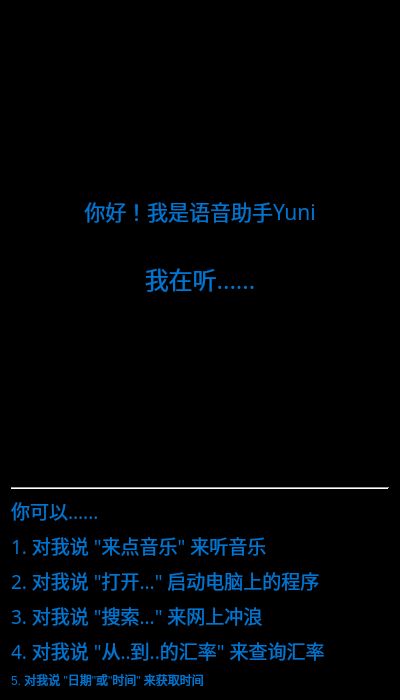
<?xml version="1.0" encoding="UTF-8"?>
<ui version="4.0">
 <class>Dialog</class>
 <widget class="QDialog" name="Dialog">
  <property name="geometry">
   <rect>
    <x>0</x>
    <y>0</y>
    <width>400</width>
    <height>700</height>
   </rect>
  </property>
  <property name="contextMenuPolicy">
   <enum>Qt::NoContextMenu</enum>
  </property>
  <property name="windowTitle">
   <string>Yuni Voice Assistant</string>
  </property>
  <property name="windowIcon">
   <iconset>
    <normaloff>assets/siri.png</normaloff>assets/siri.png</iconset>
  </property>
  <property name="styleSheet">
   <string notr="true">QDialog{
background-color:black;
}
QLabel{
color: rgb(0, 117, 210);
font: 14pt &quot;华文宋体&quot;;
}</string>
  </property>
  <layout class="QVBoxLayout" name="verticalLayout">
   <item>
    <spacer name="verticalSpacer_4">
     <property name="orientation">
      <enum>Qt::Vertical</enum>
     </property>
     <property name="sizeHint" stdset="0">
      <size>
       <width>20</width>
       <height>40</height>
      </size>
     </property>
    </spacer>
   </item>
   <item>
    <widget class="QLabel" name="header">
     <property name="font">
      <font>
       <family>华文宋体</family>
       <pointsize>16</pointsize>
       <weight>50</weight>
       <italic>false</italic>
       <bold>false</bold>
      </font>
     </property>
     <property name="styleSheet">
      <string notr="true">QLabel{
font: 16pt &quot;华文宋体&quot;;
}</string>
     </property>
     <property name="text">
      <string>你好！我是语音助手Yuni</string>
     </property>
     <property name="alignment">
      <set>Qt::AlignCenter</set>
     </property>
     <property name="wordWrap">
      <bool>true</bool>
     </property>
    </widget>
   </item>
   <item>
    <layout class="QHBoxLayout" name="horizontalLayout">
     <item>
      <spacer name="horizontalSpacer">
       <property name="orientation">
        <enum>Qt::Horizontal</enum>
       </property>
       <property name="sizeHint" stdset="0">
        <size>
         <width>40</width>
         <height>20</height>
        </size>
       </property>
      </spacer>
     </item>
     <item>
      <widget class="QPushButton" name="voiceFig">
       <property name="icon">
        <iconset>
         <normaloff>assets/voice.gif</normaloff>assets/voice.gif</iconset>
       </property>
       <property name="iconSize">
        <size>
         <width>267</width>
         <height>191</height>
        </size>
       </property>
       <property name="flat">
        <bool>true</bool>
       </property>
      </widget>
     </item>
     <item>
      <spacer name="horizontalSpacer_2">
       <property name="orientation">
        <enum>Qt::Horizontal</enum>
       </property>
       <property name="sizeHint" stdset="0">
        <size>
         <width>40</width>
         <height>20</height>
        </size>
       </property>
      </spacer>
     </item>
    </layout>
   </item>
   <item>
    <widget class="QLabel" name="status">
     <property name="font">
      <font>
       <family>华文宋体</family>
       <pointsize>18</pointsize>
       <weight>50</weight>
       <italic>false</italic>
       <bold>false</bold>
      </font>
     </property>
     <property name="styleSheet">
      <string notr="true">QLabel{
font: 18pt &quot;华文宋体&quot;;
}</string>
     </property>
     <property name="text">
      <string>我在听......</string>
     </property>
     <property name="alignment">
      <set>Qt::AlignCenter</set>
     </property>
    </widget>
   </item>
   <item>
    <spacer name="verticalSpacer">
     <property name="orientation">
      <enum>Qt::Vertical</enum>
     </property>
     <property name="sizeHint" stdset="0">
      <size>
       <width>20</width>
       <height>40</height>
      </size>
     </property>
    </spacer>
   </item>
   <item>
    <widget class="Line" name="line">
     <property name="styleSheet">
      <string notr="true">Line {
color: rgb(171, 171, 171)
}</string>
     </property>
     <property name="orientation">
      <enum>Qt::Horizontal</enum>
     </property>
    </widget>
   </item>
   <item>
    <layout class="QVBoxLayout" name="help">
     <item>
      <widget class="QLabel" name="label_3">
       <property name="font">
        <font>
         <family>华文宋体</family>
         <pointsize>14</pointsize>
         <weight>50</weight>
         <italic>false</italic>
         <bold>false</bold>
        </font>
       </property>
       <property name="text">
        <string>你可以......</string>
       </property>
       <property name="wordWrap">
        <bool>true</bool>
       </property>
      </widget>
     </item>
     <item>
      <widget class="QLabel" name="label">
       <property name="font">
        <font>
         <family>华文宋体</family>
         <pointsize>14</pointsize>
         <weight>50</weight>
         <italic>false</italic>
         <bold>false</bold>
        </font>
       </property>
       <property name="text">
        <string>1. 对我说 &quot;来点音乐&quot; 来听音乐</string>
       </property>
       <property name="wordWrap">
        <bool>true</bool>
       </property>
      </widget>
     </item>
     <item>
      <widget class="QLabel" name="label_2">
       <property name="font">
        <font>
         <family>华文宋体</family>
         <pointsize>14</pointsize>
         <weight>50</weight>
         <italic>false</italic>
         <bold>false</bold>
        </font>
       </property>
       <property name="text">
        <string>2. 对我说 &quot;打开...&quot; 启动电脑上的程序</string>
       </property>
       <property name="wordWrap">
        <bool>true</bool>
       </property>
      </widget>
     </item>
     <item>
      <widget class="QLabel" name="label_5">
       <property name="font">
        <font>
         <family>华文宋体</family>
         <pointsize>14</pointsize>
         <weight>50</weight>
         <italic>false</italic>
         <bold>false</bold>
        </font>
       </property>
       <property name="text">
        <string>3. 对我说 &quot;搜索...&quot; 来网上冲浪</string>
       </property>
       <property name="wordWrap">
        <bool>true</bool>
       </property>
      </widget>
     </item>
     <item>
      <widget class="QLabel" name="label_7">
       <property name="font">
        <font>
         <family>华文宋体</family>
         <pointsize>14</pointsize>
         <weight>50</weight>
         <italic>false</italic>
         <bold>false</bold>
        </font>
       </property>
       <property name="text">
        <string>4. 对我说 &quot;从..到..的汇率&quot; 来查询汇率</string>
       </property>
       <property name="wordWrap">
        <bool>true</bool>
       </property>
      </widget>
     </item>
     <item>
      <widget class="QLabel" name="label_4">
       <property name="text">
        <string>5. 对我说 &quot;日期&quot;或&quot;时间&quot; 来获取时间</string>
       </property>
      </widget>
     </item>
    </layout>
   </item>
  </layout>
 </widget>
 <resources/>
 <connections/>
</ui>
